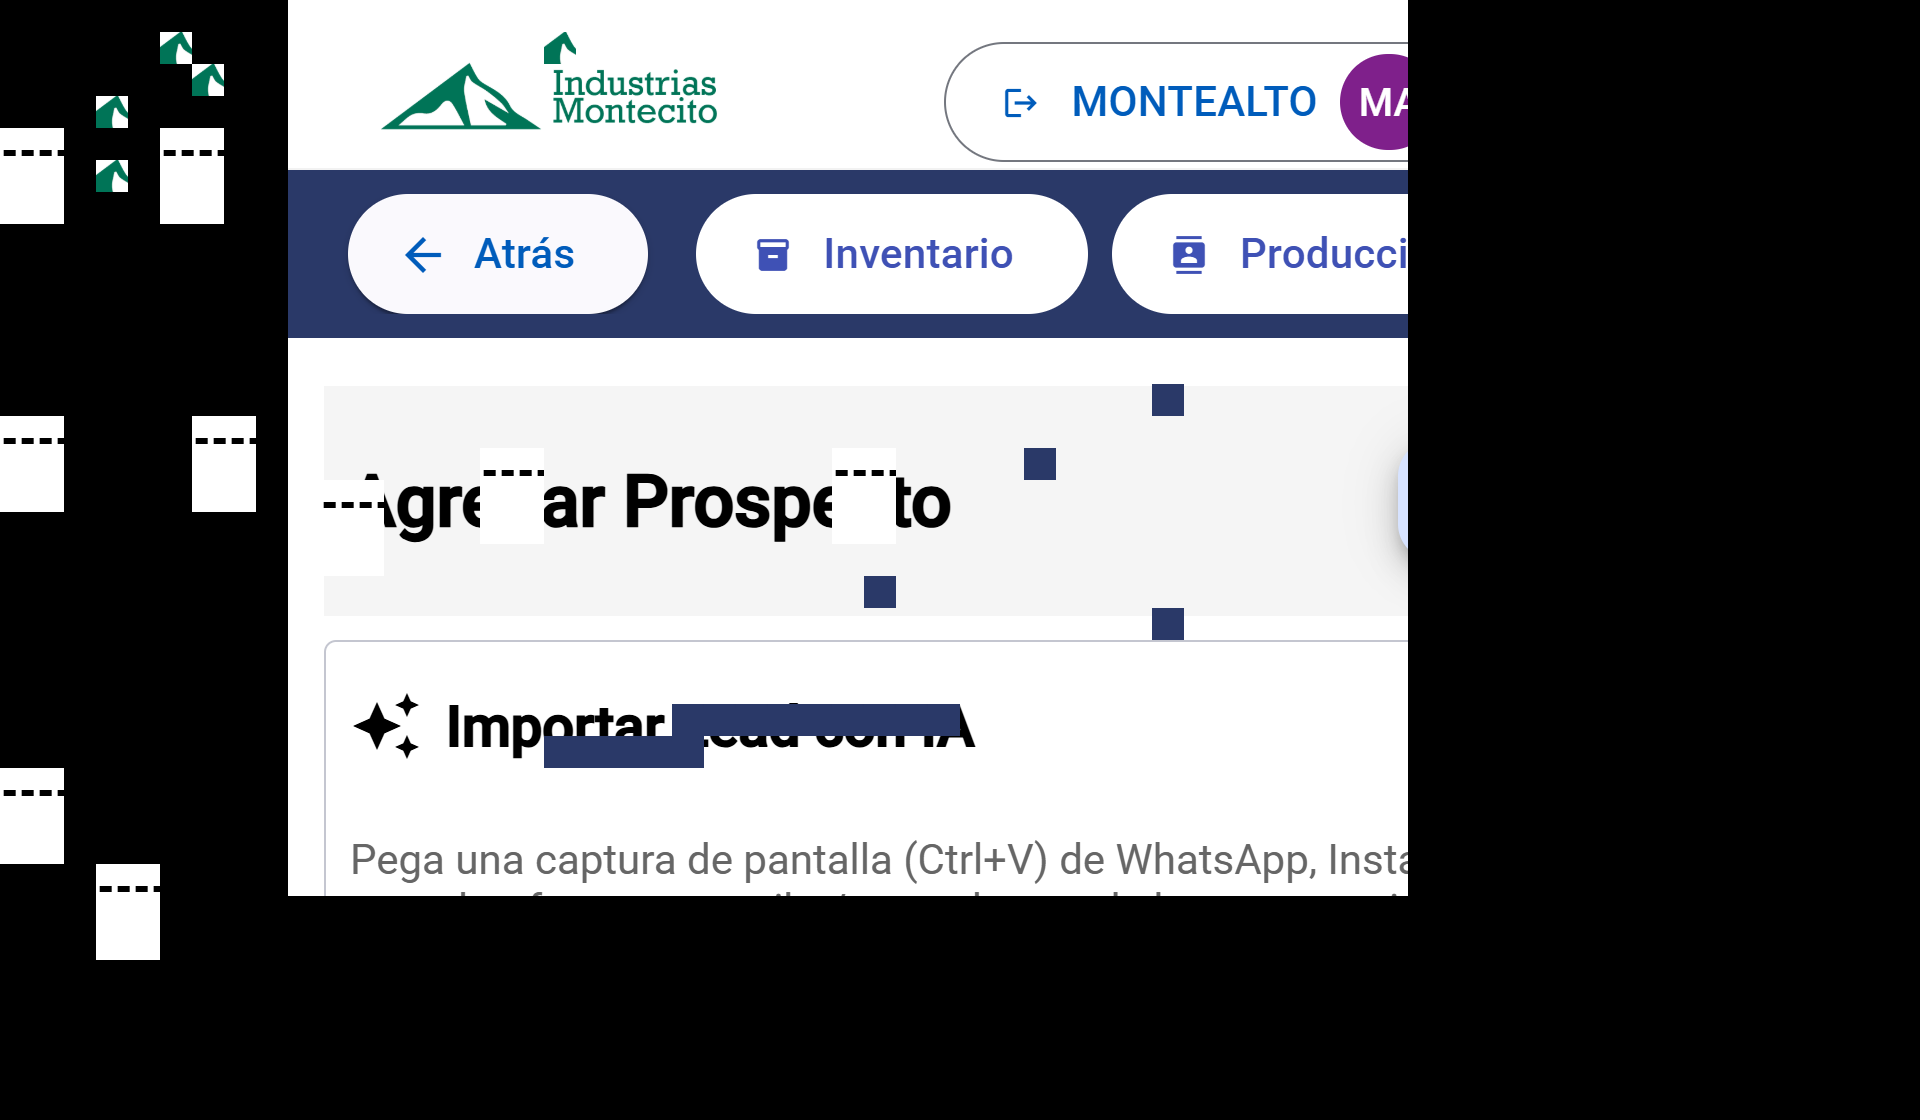

The image is a tile-based game level rendered from a .tmx file. Its description and complete source (layers, tilesets, objects, tile grids) follow:
An orthogonal 60x35 tile map with 32x32 px tiles, 1 tile layer (Capa de patrones 1) and 3 objects (jii, colision2, Colision1).

<map version="1.10" tiledversion="1.11.2" orientation="orthogonal" renderorder="right-down" width="60" height="35" tilewidth="32" tileheight="32" infinite="0" nextlayerid="2" nextobjectid="1">
 <tileset firstgid="1" name="localhost_4200_inicio_crm_agregar-prospecto_0_importarIA=true(iPhone 14 Pro Max)" tilewidth="32" tileheight="32" tilecount="3480" columns="40">
  <image source="localhost_4200_inicio_crm_agregar-prospecto_0_importarIA=true(iPhone 14 Pro Max).png" width="1290" height="2796" />
  <tile id="361">
   <objectgroup draworder="index" id="2">
    <object id="1" name="holaytb" type="jii" x="0" y="0" width="32" height="32" />
   </objectgroup>
  </tile>
  <tile id="416">
   <objectgroup draworder="index" id="2">
    <object id="1" name="colision2" x="12" y="15" width="10" height="1" />
    <object id="2" name="Colision1" x="-1" y="1" width="46" height="45" />
   </objectgroup>
  </tile>
 </tileset>
 <layer id="1" name="Capa de patrones 1" width="60" height="35">
  <data encoding="csv">
0,0,0,0,0,0,0,0,0,1,2,3,4,5,6,7,8,9,10,11,12,13,14,15,16,17,18,19,20,21,22,23,24,25,26,27,28,29,30,31,32,33,34,35,0,0,0,0,0,0,0,0,0,0,0,0,0,0,0,0,
0,0,0,0,0,86,0,0,0,41,42,43,44,45,46,47,48,86,50,51,52,53,54,55,56,57,58,59,60,61,62,63,64,65,66,67,68,69,70,71,72,73,74,75,0,0,0,0,0,0,0,0,0,0,0,0,0,0,0,0,
0,0,0,0,0,0,86,0,0,81,82,83,84,85,86,87,88,89,90,91,92,93,94,95,96,97,98,99,100,101,102,103,104,105,106,107,108,109,110,111,112,113,114,115,0,0,0,0,0,0,0,0,0,0,0,0,0,0,0,0,
0,0,0,86,0,0,0,0,0,121,122,123,124,125,126,127,128,129,130,131,132,133,134,135,136,137,138,139,140,141,142,143,144,145,146,147,148,149,150,151,152,153,154,155,0,0,0,0,0,0,0,0,0,0,0,0,0,0,0,0,
1221,1222,0,0,0,1221,1222,0,0,161,162,163,164,165,166,167,168,169,170,171,172,173,174,175,176,177,178,179,180,181,182,183,184,185,186,187,188,189,190,191,192,193,194,195,0,0,0,0,0,0,0,0,0,0,0,0,0,0,0,0,
1261,1262,0,86,0,1261,1262,0,0,201,202,203,204,205,206,207,208,209,210,211,212,213,214,215,216,217,218,219,220,221,222,223,224,225,226,227,228,229,230,231,232,233,234,235,0,0,0,0,0,0,0,0,0,0,0,0,0,0,0,0,
1301,1302,0,0,0,1301,1302,0,0,241,242,243,244,245,246,247,248,249,250,251,252,253,254,255,256,257,258,259,260,261,262,263,264,265,266,267,268,269,270,271,272,273,274,275,0,0,0,0,0,0,0,0,0,0,0,0,0,0,0,0,
0,0,0,0,0,0,0,0,0,281,282,283,284,285,286,287,288,289,290,291,292,293,294,295,296,297,298,299,300,301,302,303,304,305,306,307,308,309,310,311,312,313,314,315,0,0,0,0,0,0,0,0,0,0,0,0,0,0,0,0,
0,0,0,0,0,0,0,0,0,321,322,323,324,325,326,327,328,329,330,331,332,333,334,335,336,337,338,339,340,341,342,343,344,345,346,347,348,349,350,351,352,353,354,355,0,0,0,0,0,0,0,0,0,0,0,0,0,0,0,0,
0,0,0,0,0,0,0,0,0,361,362,363,364,365,366,367,368,369,370,371,372,373,374,375,376,377,378,379,380,381,382,383,384,385,386,387,388,389,390,391,392,393,394,395,0,0,0,0,0,0,0,0,0,0,0,0,0,0,0,0,
0,0,0,0,0,0,0,0,0,401,402,403,404,405,406,407,408,409,410,411,412,413,414,415,416,417,418,419,420,421,422,423,424,425,426,427,428,429,430,431,432,433,434,435,0,0,0,0,0,0,0,0,0,0,0,0,0,0,0,0,
0,0,0,0,0,0,0,0,0,441,442,443,444,445,446,447,448,449,450,451,452,453,454,455,456,457,458,459,460,461,462,463,464,465,466,467,468,469,470,471,472,473,474,475,0,0,0,0,0,0,0,0,0,0,0,0,0,0,0,0,
0,0,0,0,0,0,0,0,0,481,482,483,484,485,486,487,488,489,490,491,492,493,494,495,496,497,498,499,500,501,502,503,504,505,506,507,362,509,510,511,512,513,514,515,0,0,0,0,0,0,0,0,0,0,0,0,0,0,0,0,
1221,1222,0,0,0,0,1221,1222,0,521,522,523,524,525,526,527,528,529,530,531,532,533,534,535,536,537,538,539,540,541,542,543,544,545,546,547,548,549,550,551,552,553,554,555,0,0,0,0,0,0,0,0,0,0,0,0,0,0,0,0,
1261,1262,0,0,0,0,1261,1262,0,561,562,563,564,565,566,1221,1222,569,570,571,572,573,574,575,576,577,1221,1222,580,581,582,583,362,585,586,587,588,589,590,591,592,593,594,595,0,0,0,0,0,0,0,0,0,0,0,0,0,0,0,0,
1301,1302,0,0,0,0,1301,1302,0,601,1221,1222,604,605,606,1261,1262,609,610,611,612,613,614,615,616,617,1261,1262,620,621,622,623,624,625,626,627,628,629,630,631,632,633,634,635,0,0,0,0,0,0,0,0,0,0,0,0,0,0,0,0,
0,0,0,0,0,0,0,0,0,641,1261,1262,644,645,646,1301,1302,649,650,651,652,653,654,655,656,657,1301,1302,660,661,662,663,664,665,666,667,668,669,670,671,672,673,674,675,0,0,0,0,0,0,0,0,0,0,0,0,0,0,0,0,
0,0,0,0,0,0,0,0,0,681,1301,1302,684,685,686,687,688,689,690,691,692,693,694,695,696,697,698,699,700,701,702,703,704,705,706,707,708,709,710,711,712,713,714,715,0,0,0,0,0,0,0,0,0,0,0,0,0,0,0,0,
0,0,0,0,0,0,0,0,0,721,722,723,724,725,726,727,728,729,730,731,732,733,734,735,736,737,738,362,740,741,742,743,744,745,746,747,748,749,750,751,752,753,754,755,0,0,0,0,0,0,0,0,0,0,0,0,0,0,0,0,
0,0,0,0,0,0,0,0,0,761,762,763,764,765,766,767,768,769,770,771,772,773,774,775,776,777,778,779,780,781,782,783,784,785,786,787,362,789,790,791,792,793,794,795,0,0,0,0,0,0,0,0,0,0,0,0,0,0,0,0,
0,0,0,0,0,0,0,0,0,801,802,803,804,805,806,807,808,809,810,811,812,813,814,815,816,817,818,819,820,821,822,823,824,825,826,827,828,829,830,831,832,833,834,835,0,0,0,0,0,0,0,0,0,0,0,0,0,0,0,0,
0,0,0,0,0,0,0,0,0,841,842,843,844,845,846,847,848,849,850,851,852,853,854,855,856,857,858,859,860,861,862,863,864,865,866,867,868,869,870,871,872,873,874,875,0,0,0,0,0,0,0,0,0,0,0,0,0,0,0,0,
0,0,0,0,0,0,0,0,0,881,882,883,884,885,886,887,888,889,890,891,892,362,362,362,362,362,362,362,362,362,902,903,904,905,906,907,908,909,910,911,912,913,914,915,0,0,0,0,0,0,0,0,0,0,0,0,0,0,0,0,
0,0,0,0,0,0,0,0,0,921,922,923,924,925,926,927,928,362,362,362,362,362,934,935,936,937,938,939,940,941,942,943,944,945,946,947,948,949,950,951,952,953,954,955,0,0,0,0,0,0,0,0,0,0,0,0,0,0,0,0,
1221,1222,0,0,0,0,0,0,0,961,962,963,964,965,966,967,968,969,970,971,972,973,974,975,976,977,978,979,980,981,982,983,984,985,986,987,988,989,990,991,992,993,994,995,0,0,0,0,0,0,0,0,0,0,0,0,0,0,0,0,
1261,1262,0,0,0,0,0,0,0,1001,1002,1003,1004,1005,1006,1007,1008,1009,1010,1011,1012,1013,1014,1015,1016,1017,1018,1019,1020,1021,1022,1023,1024,1025,1026,1027,1028,1029,1030,1031,1032,1033,1034,1035,0,0,0,0,0,0,0,0,0,0,0,0,0,0,0,0,
1301,1302,0,0,0,0,0,0,0,1041,1042,1043,1044,1045,1046,1047,1048,1049,1050,1051,1052,1053,1054,1055,1056,1057,1058,1059,1060,1061,1062,1063,1064,1065,1066,1067,1068,1069,1070,1071,1072,1073,1074,1075,0,0,0,0,0,0,0,0,0,0,0,0,0,0,0,0,
0,0,0,1221,1222,0,0,0,0,1081,1082,1083,1084,1085,1086,1087,1088,1089,1090,1091,1092,1093,1094,1095,1096,1097,1098,1099,1100,1101,1102,1103,1104,1105,1106,1107,1108,1109,1110,1111,1112,1113,1114,1115,0,0,0,0,0,0,0,0,0,0,0,0,0,0,0,0,
0,0,0,1261,1262,0,0,0,0,0,0,0,0,0,0,0,0,0,0,0,0,0,0,0,0,0,0,0,0,0,0,0,0,0,0,0,0,0,0,0,0,0,0,0,0,0,0,0,0,0,0,0,0,0,0,0,0,0,0,0,
0,0,0,1301,1302,0,0,0,0,0,0,0,0,0,0,0,0,0,0,0,0,0,0,0,0,0,0,0,0,0,0,0,0,0,0,0,0,0,0,0,0,0,0,0,0,0,0,0,0,0,0,0,0,0,0,0,0,0,0,0,
0,0,0,0,0,0,0,0,0,0,0,0,0,0,0,0,0,0,0,0,0,0,0,0,0,0,0,0,0,0,0,0,0,0,0,0,0,0,0,0,0,0,0,0,0,0,0,0,0,0,0,0,0,0,0,0,0,0,0,0,
0,0,0,0,0,0,0,0,0,0,0,0,0,0,0,0,0,0,0,0,0,0,0,0,0,0,0,0,0,0,0,0,0,0,0,0,0,0,0,0,0,0,0,0,0,0,0,0,0,0,0,0,0,0,0,0,0,0,0,0,
0,0,0,0,0,0,0,0,0,0,0,0,0,0,0,0,0,0,0,0,0,0,0,0,0,0,0,0,0,0,0,0,0,0,0,0,0,0,0,0,0,0,0,0,0,0,0,0,0,0,0,0,0,0,0,0,0,0,0,0,
0,0,0,0,0,0,0,0,0,0,0,0,0,0,0,0,0,0,0,0,0,0,0,0,0,0,0,0,0,0,0,0,0,0,0,0,0,0,0,0,0,0,0,0,0,0,0,0,0,0,0,0,0,0,0,0,0,0,0,0,
0,0,0,0,0,0,0,0,0,0,0,0,0,0,0,0,0,0,0,0,0,0,0,0,0,0,0,0,0,0,0,0,0,0,0,0,0,0,0,0,0,0,0,0,0,0,0,0,0,0,0,0,0,0,0,0,0,0,0,0
</data>
 </layer>
</map>